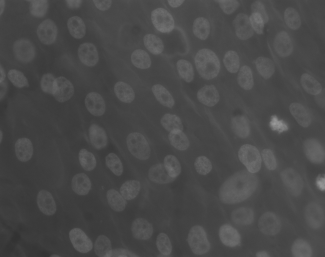
%> input picture TB_image/TUT.IMG.image_enhancement/matlab/osteoblaste.png, 325 x 257 px, given in place of bloodCells.bmp, which was not available
$ octave script_filtering.m   (GNU Octave 9; MATLAB toolbox functions it lacks are replaced by stand-ins)
%> lines starting %> are read from the running program, lines starting %| are printed output that depends on the picture; pictures that were not available may be replaced by others from this repository, and a replacement may not be noted
%% CORRECTION TP FILTERING - AXE IBIS

%% 0 - Nettoyage

clear all;close all;

%% 1 - Low-pass filters
A=imread('bloodCells.bmp');
%> A is the input picture: size 257x325 uint8; min 50, max 155, mean 73.4
A=double(A);
%> A: size 257x325 double
A=A/255;
figure;
subplot(231);imshow(A);title('originale');
Amin=ordfilt2(A,1,ones(5,5),'symmetric');
subplot(232);imshow(Amin);title('passe-bas : min');
Amax=ordfilt2(A,25,ones(5,5),'symmetric');
subplot(233);imshow(Amax);title('passe-bas : max');
Amoyen=imfilter(A,1/25*ones(5,5),'symmetric');
subplot(234);imshow(Amoyen);title('passe-bas : moyen');
Amedian=ordfilt2(A,13,ones(5,5),'symmetric');
subplot(235);imshow(Amedian);title('passe-bas : median');
hgauss=fspecial('gaussian',[5 5],1);
Agauss=imfilter(A,hgauss);
subplot(236);imshow(Agauss);title('passe-bas : gaussien');

%% 2 - High-pass filters
figure;
subplot(231);imshow(A);title('originale');
AminPH=A-Amin;
subplot(232);imshow(AminPH);title('passe-haut : min');
AmaxPH=Amax-A;
subplot(233);imshow(AmaxPH);title('passe-haut : max');
AmoyenPH=A-Amoyen;
subplot(234);imshow(AmoyenPH);title('passe-haut : moyen');
AmedianPH=A-Amedian;
subplot(235);imshow(AmedianPH);title('passe-haut : median');
AgaussPH=A-Agauss;
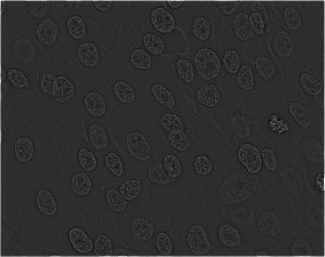
%> AgaussPH: size 257x325 double; min -0.0384, max 0.175, mean 0.00144; drawn with min black and max white
subplot(236);imshow(AgaussPH);title('passe-haut : gaussien');
% Laplacian filter
B=imread('osteoblaste.bmp');
B=double(B);
B=B/255;
hlaplacien=[-1 -1 -1; -1 8 -1;-1 -1 -1];
Blaplacien=imfilter(B,hlaplacien);
Alaplacien=imfilter(A,hlaplacien);
figure;
subplot(221);imshow(A);title('originale');
subplot(222);imshow(Alaplacien);title('passe-haut : laplacien');
subplot(223);imshow(B);title('originale');
subplot(224);imshow(Blaplacien);title('passe-haut : laplacien');

%% 3 - Filtrage d�rivateur

% prewitt
hprewittx=[-1 0 1;-1 0 1;-1 0 1];
hprewitty=[-1 -1 -1;0 0 0;1 1 1];
Aprewittx=imfilter(A,hprewittx);
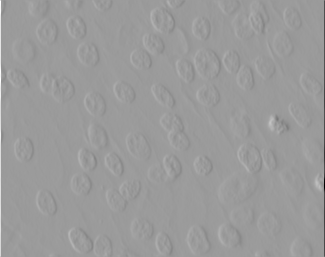
%> Aprewittx: size 257x325 double; min -1.7, max 1.1, mean 0.000369; drawn with min black and max white
Aprewitty=imfilter(A,hprewitty);
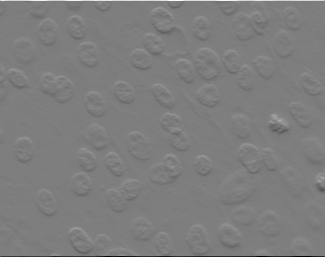
%> Aprewitty: size 257x325 double; min -1.2, max 1.22, mean -0.000322; drawn with min black and max white
Aprewittxy=(Aprewittx.^2+Aprewitty.^2).^(0.5);
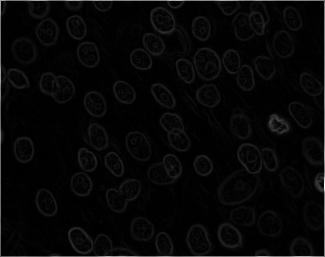
%> Aprewittxy: size 257x325 double; min 0, max 1.7, mean 0.048; drawn with min black and max white
subplot(221);imshow(A);title('originale');
subplot(222);imshow(Aprewittxy);title('prewitt : x et y');
subplot(223);imshow(Aprewittx);title('prewitt : x');
subplot(224);imshow(Aprewitty);title('prewitt : y');

imwrite(Aprewittxy, 'bloodcells_prewitt.png')
imwrite(Aprewittx, 'bloodcells_prewitt_x.png')
imwrite(Aprewitty, 'bloodcells_prewitt_y.png')

% sobel
figure
hsobelx=[-1 0 1;-2 0 2;-1 0 1];
hsobely=[-1 -2 -1;0 0 0;1 2 1];
Asobelx=imfilter(A,hsobelx);
Asobely=imfilter(A,hsobely);
Asobelxy=(Asobelx.^2+Asobely.^2).^(0.5);
subplot(221);imshow(A);title('originale');
subplot(222);imshow(Asobelxy);title('sobel : x et y');
subplot(223);imshow(Asobelx);title('sobel : x');
subplot(224);imshow(Asobely);title('sobel : y');

imwrite(Asobelxy, 'bloodcells_sobel.png')
imwrite(Asobelx, 'bloodcells_sobel_x.png')
imwrite(Asobely, 'bloodcells_sobel_y.png')
%% 4 - Filtrage de r�haussement

figure
Brehauss1=B+Blaplacien;
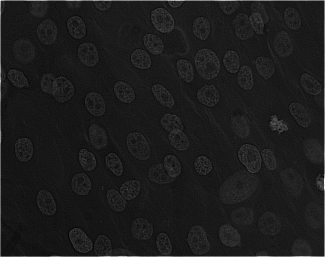
%> Brehauss1: size 257x325 double; min 0.0471, max 2.27, mean 0.3; drawn with min black and max white
Brehauss2=0.5*B+Blaplacien;
Brehauss3=2*B+Blaplacien;
subplot(221);imshow(B);title('originale');
subplot(222);imshow(Brehauss1);title('rehaussement : 1');
subplot(223);imshow(Brehauss2);title('rehaussement : 0.5');
subplot(224);imshow(Brehauss3);title('rehaussement : 2');
%> after `imshow(Brehauss3)`:
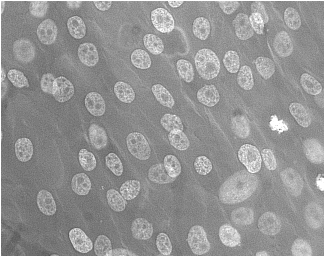
%> displayed picture: size 257x325, on the screen's scale of 0 to 255; min 80, max 255, mean 148.2

%% 5 - Question ouverte
figure
Bhisteq=histeq(B);
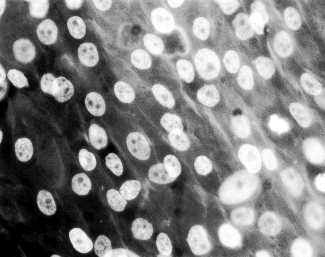
%> Bhisteq: size 257x325 double; min 0, max 1, mean 0.509
subplot(131);imshow(B);title('originale');
subplot(132);imshow(Brehauss3);title('rehaussement par laplacien');
subplot(133);imshow(Bhisteq);title('rehaussement par �galisation histogramme');
